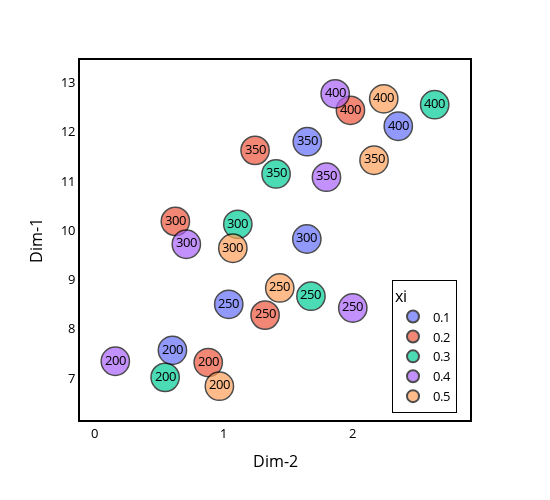

Here is the notebook cell this chart was saved with:
### Code cell
fig = px.scatter(data, x="x", y="y", color="xi", text="n", size=[4]*len(data))

# Update figure layout
fig.update_layout(paper_bgcolor='white')
fig.update_layout(plot_bgcolor='white')
fig.update_yaxes(color='black')
fig.update_layout(
    yaxis = dict(
        title = "Dim-1",
        zeroline=True,
        showline = True,
        linecolor = 'black',
        mirror=True,
        linewidth = 2
    ),
    xaxis = dict(
        title = "Dim-2",
        mirror=True,
        zeroline=True,
        showline = True,
        linecolor = 'black',
        linewidth = 2,
    ),
    width=550,
    height=500,
    font=dict(
    size=13,
    color="black")
        
)
fig.update_layout(showlegend=True)
fig.update_layout(legend=dict(
    yanchor="bottom",
    y=0.02,
    xanchor="left",
    x=0.8,
    bordercolor="Black",
    borderwidth=1
))



fig.update_xaxes(showgrid=False, gridwidth=0.5, gridcolor='#e3e1e1')
fig.update_yaxes(showgrid=False, gridwidth=0.5, gridcolor='grey')
fig.update_traces(marker_line_color='black', marker_line_width=1.5, opacity=1.0)


fig.show()

### Figure 1 — Plotly figure (JSON) as saved in the notebook; plotly's stock layout.template omitted (floating-point values rounded to 4 significant figures)
{"data": [{"hovertemplate": "xi=0.1<br>x=%{x}<br>y=%{y}<br>size=%{marker.size}<br>n=%{text}<extra></extra>", "legendgroup": "0.1", "marker": {"color": "#636efa", "line": {"color": "black", "width": 1.5}, "size": [4, 4, 4, 4, 4], "sizemode": "area", "sizeref": 0.01, "symbol": "circle"}, "mode": "markers+text", "name": "0.1", "opacity": 1, "orientation": "v", "showlegend": true, "text": ["200", "250", "300", "350", "400"], "type": "scatter", "x": [0.6044, 1.04, 1.644, 1.647, 2.351], "xaxis": "x", "y": [7.564, 8.499, 9.825, 11.8, 12.11], "yaxis": "y"}, {"hovertemplate": "xi=0.2<br>x=%{x}<br>y=%{y}<br>size=%{marker.size}<br>n=%{text}<extra></extra>", "legendgroup": "0.2", "marker": {"color": "#EF553B", "line": {"color": "black", "width": 1.5}, "size": [4, 4, 4, 4, 4], "sizemode": "area", "sizeref": 0.01, "symbol": "circle"}, "mode": "markers+text", "name": "0.2", "opacity": 1, "orientation": "v", "showlegend": true, "text": ["200", "250", "300", "350", "400"], "type": "scatter", "x": [0.8813, 1.321, 0.6271, 1.243, 1.981], "xaxis": "x", "y": [7.315, 8.279, 10.18, 11.62, 12.44], "yaxis": "y"}, {"hovertemplate": "xi=0.3<br>x=%{x}<br>y=%{y}<br>size=%{marker.size}<br>n=%{text}<extra></extra>", "legendgroup": "0.3", "marker": {"color": "#00cc96", "line": {"color": "black", "width": 1.5}, "size": [4, 4, 4, 4, 4], "sizemode": "area", "sizeref": 0.01, "symbol": "circle"}, "mode": "markers+text", "name": "0.3", "opacity": 1, "orientation": "v", "showlegend": true, "text": ["200", "250", "300", "350", "400"], "type": "scatter", "x": [0.548, 1.675, 1.11, 1.406, 2.632], "xaxis": "x", "y": [7.015, 8.664, 10.12, 11.15, 12.55], "yaxis": "y"}, {"hovertemplate": "xi=0.4<br>x=%{x}<br>y=%{y}<br>size=%{marker.size}<br>n=%{text}<extra></extra>", "legendgroup": "0.4", "marker": {"color": "#ab63fa", "line": {"color": "black", "width": 1.5}, "size": [4, 4, 4, 4, 4], "sizemode": "area", "sizeref": 0.01, "symbol": "circle"}, "mode": "markers+text", "name": "0.4", "opacity": 1, "orientation": "v", "showlegend": true, "text": ["200", "250", "300", "350", "400"], "type": "scatter", "x": [0.1627, 1.999, 0.7118, 1.795, 1.863], "xaxis": "x", "y": [7.342, 8.424, 9.718, 11.08, 12.77], "yaxis": "y"}, {"hovertemplate": "xi=0.5<br>x=%{x}<br>y=%{y}<br>size=%{marker.size}<br>n=%{text}<extra></extra>", "legendgroup": "0.5", "marker": {"color": "#FFA15A", "line": {"color": "black", "width": 1.5}, "size": [4, 4, 4, 4, 4], "sizemode": "area", "sizeref": 0.01, "symbol": "circle"}, "mode": "markers+text", "name": "0.5", "opacity": 1, "orientation": "v", "showlegend": true, "text": ["200", "250", "300", "350", "400"], "type": "scatter", "x": [0.9674, 1.434, 1.071, 2.163, 2.238], "xaxis": "x", "y": [6.836, 8.831, 9.637, 11.42, 12.67], "yaxis": "y"}], "layout": {"font": {"color": "black", "size": 13}, "height": 500, "legend": {"bordercolor": "Black", "borderwidth": 1, "itemsizing": "constant", "title": {"text": "xi"}, "tracegroupgap": 0, "x": 0.8, "xanchor": "left", "y": 0.02, "yanchor": "bottom"}, "margin": {"t": 60}, "paper_bgcolor": "white", "plot_bgcolor": "white", "showlegend": true, "width": 550, "xaxis": {"anchor": "y", "autorange": true, "domain": [0, 1], "gridcolor": "#e3e1e1", "gridwidth": 0.5, "linecolor": "black", "linewidth": 2, "mirror": true, "range": [-0.1103, 2.905], "showgrid": false, "showline": true, "title": {"text": "Dim-2"}, "type": "linear", "zeroline": true}, "yaxis": {"anchor": "x", "autorange": true, "color": "black", "domain": [0, 1], "gridcolor": "grey", "gridwidth": 0.5, "linecolor": "black", "linewidth": 2, "mirror": true, "range": [6.149, 13.46], "showgrid": false, "showline": true, "title": {"text": "Dim-1"}, "type": "linear", "zeroline": true}}}
